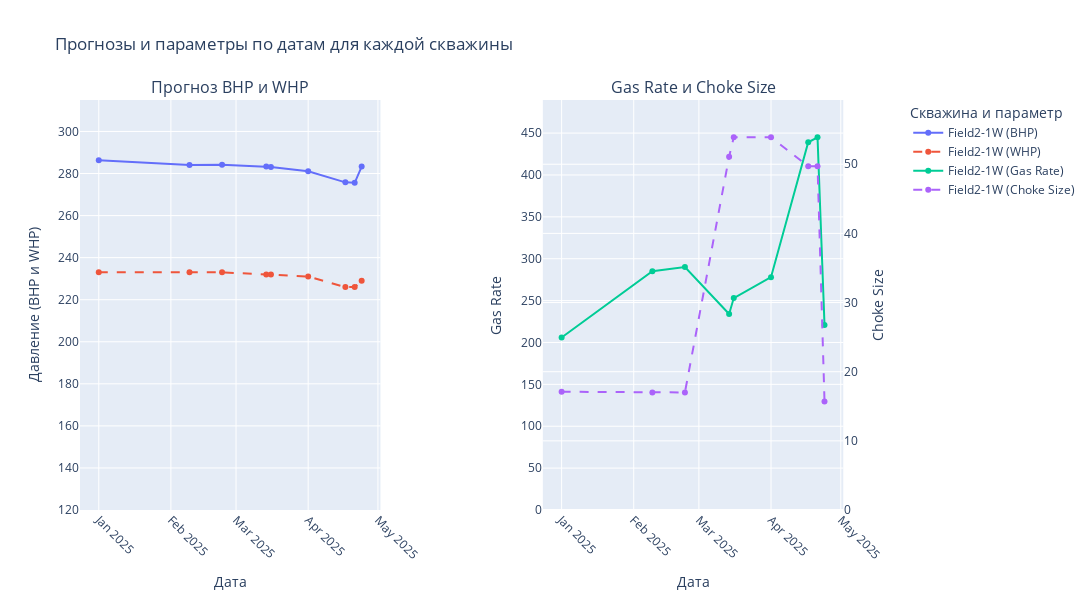

The notebook cell this image was saved under:
### Code cell
## 6. Визуализация прогнозов и параметров
# Подготовка данных для графика
plot_data = pd.DataFrame({
    'Well_Name': data_with_date['Well Name'],
    'Date': data_with_date['Last'],
    'Predicted_BHP': predictions,
    'WHP': data_with_date['WHP'],
    'Gas_Rate': data_with_date['Gas'],
    'Choke_Size': data_with_date['Choke']
})

# Преобразование столбца Date в формат datetime
plot_data['Date'] = pd.to_datetime(plot_data['Date'], format='%d.%m.%y', errors='coerce')

# Сортировка данных по дате
plot_data = plot_data.sort_values('Date')

# Создание подграфиков
fig = make_subplots(
    rows=1, cols=2,
    subplot_titles=('Прогноз BHP и WHP', 'Gas Rate и Choke Size'),
    shared_xaxes=True,
    column_widths=[0.5, 0.5],
    specs=[[{'secondary_y': False}, {'secondary_y': True}]]
)

# Первый подграфик: Predicted_BHP и WHP
for well in plot_data['Well_Name'].unique():
    well_data = plot_data[plot_data['Well_Name'] == well]
    # Линии для Predicted_BHP
    fig.add_trace(
        go.Scatter(
            x=well_data['Date'],
            y=well_data['Predicted_BHP'],
            mode='lines+markers',
            name=f'{well} (BHP)',
            line=dict(width=2),
            marker=dict(size=6)
        ),
        row=1, col=1
    )
    # Линии для WHP (пунктирные)
    fig.add_trace(
        go.Scatter(
            x=well_data['Date'],
            y=well_data['WHP'],
            mode='lines+markers',
            name=f'{well} (WHP)',
            line=dict(width=2, dash='dash'),
            marker=dict(size=6)
        ),
        row=1, col=1
    )

# Второй подграфик: Gas Rate (основная ось) и Choke Size (вторичная ось)
for well in plot_data['Well_Name'].unique():
    well_data = plot_data[plot_data['Well_Name'] == well]
    # Линии для Gas Rate
    fig.add_trace(
        go.Scatter(
            x=well_data['Date'],
            y=well_data['Gas_Rate'],
            mode='lines+markers',
            name=f'{well} (Gas Rate)',
            line=dict(width=2),
            marker=dict(size=6)
        ),
        row=1, col=2,
        secondary_y=False
    )
    # Линии для Choke Size (пунктирные)
    fig.add_trace(
        go.Scatter(
            x=well_data['Date'],
            y=well_data['Choke_Size'],
            mode='lines+markers',
            name=f'{well} (Choke Size)',
            line=dict(width=2, dash='dash'),
            marker=dict(size=6)
        ),
        row=1, col=2,
        secondary_y=True
    )

# Настройка внешнего вида графика
y_min = 120  # Минимальное значение оси Y для первого подграфика
y_max = max(max(plot_data['Predicted_BHP']), max(plot_data['WHP'])) * 1.1  # Максимум с запасом
fig.update_layout(
    title_text='Прогнозы и параметры по датам для каждой скважины',
    width=1650,
    height=600,
    showlegend=True,
    legend_title='Скважина и параметр'
)

# Настройка осей
fig.update_xaxes(title_text='Дата', tickangle=45, row=1, col=1)
fig.update_yaxes(title_text='Давление (BHP и WHP)', range=[y_min, y_max], row=1, col=1)
fig.update_xaxes(title_text='Дата', tickangle=45, row=1, col=2)
fig.update_yaxes(title_text='Gas Rate', range=[0, max(plot_data['Gas_Rate']) * 1.1], row=1, col=2, secondary_y=False)
fig.update_yaxes(title_text='Choke Size', range=[0, max(plot_data['Choke_Size']) * 1.1], row=1, col=2, secondary_y=True)

# Отображение графика
fig.show()

### Figure 1 — Plotly figure (JSON) as saved in the notebook; plotly's stock layout.template omitted (floating-point values rounded to 4 significant figures)
{"data": [{"line": {"width": 2}, "marker": {"size": 6}, "mode": "lines+markers", "name": "Field2-1W (BHP)", "type": "scatter", "x": ["2025-01-01T00:00:00.000000000", "2025-02-09T00:00:00.000000000", "2025-02-23T00:00:00.000000000", "2025-03-14T00:00:00.000000000", "2025-03-16T00:00:00.000000000", "2025-04-01T00:00:00.000000000", "2025-04-17T00:00:00.000000000", "2025-04-21T00:00:00.000000000", "2025-04-24T00:00:00.000000000"], "xaxis": "x", "y": [286.3, 284.1, 284.2, 283.4, 283.1, 281.1, 275.8, 275.6, 283.3], "yaxis": "y"}, {"line": {"dash": "dash", "width": 2}, "marker": {"size": 6}, "mode": "lines+markers", "name": "Field2-1W (WHP)", "type": "scatter", "x": ["2025-01-01T00:00:00.000000000", "2025-02-09T00:00:00.000000000", "2025-02-23T00:00:00.000000000", "2025-03-14T00:00:00.000000000", "2025-03-16T00:00:00.000000000", "2025-04-01T00:00:00.000000000", "2025-04-17T00:00:00.000000000", "2025-04-21T00:00:00.000000000", "2025-04-24T00:00:00.000000000"], "xaxis": "x", "y": [233, 233, 233, 232, 232, 231, 226, 226, 229], "yaxis": "y"}, {"line": {"width": 2}, "marker": {"size": 6}, "mode": "lines+markers", "name": "Field2-1W (Gas Rate)", "type": "scatter", "x": ["2025-01-01T00:00:00.000000000", "2025-02-09T00:00:00.000000000", "2025-02-23T00:00:00.000000000", "2025-03-14T00:00:00.000000000", "2025-03-16T00:00:00.000000000", "2025-04-01T00:00:00.000000000", "2025-04-17T00:00:00.000000000", "2025-04-21T00:00:00.000000000", "2025-04-24T00:00:00.000000000"], "xaxis": "x2", "y": [206, 285, 290, 234, 253, 278, 439, 445, 221], "yaxis": "y2"}, {"line": {"dash": "dash", "width": 2}, "marker": {"size": 6}, "mode": "lines+markers", "name": "Field2-1W (Choke Size)", "type": "scatter", "x": ["2025-01-01T00:00:00.000000000", "2025-02-09T00:00:00.000000000", "2025-02-23T00:00:00.000000000", "2025-03-14T00:00:00.000000000", "2025-03-16T00:00:00.000000000", "2025-04-01T00:00:00.000000000", "2025-04-17T00:00:00.000000000", "2025-04-21T00:00:00.000000000", "2025-04-24T00:00:00.000000000"], "xaxis": "x2", "y": [17.1, 17.0, 17.0, 51.1, 53.9, 53.9, 49.7, 49.7, 15.7], "yaxis": "y3"}], "layout": {"annotations": [{"font": {"size": 16}, "showarrow": false, "text": "Прогноз BHP и WHP", "x": 0.185, "xanchor": "center", "xref": "paper", "y": 1, "yanchor": "bottom", "yref": "paper"}, {"font": {"size": 16}, "showarrow": false, "text": "Gas Rate и Choke Size", "x": 0.755, "xanchor": "center", "xref": "paper", "y": 1, "yanchor": "bottom", "yref": "paper"}], "height": 600, "legend": {"title": {"text": "Скважина и параметр"}}, "showlegend": true, "title": {"text": "Прогнозы и параметры по датам для каждой скважины"}, "width": 1650, "xaxis": {"anchor": "y", "domain": [0, 0.37], "tickangle": 45, "title": {"text": "Дата"}}, "xaxis2": {"anchor": "y2", "domain": [0.57, 0.94], "tickangle": 45, "title": {"text": "Дата"}}, "yaxis": {"anchor": "x", "domain": [0, 1], "range": [120, 315.0], "title": {"text": "Давление (BHP и WHP)"}}, "yaxis2": {"anchor": "x2", "domain": [0, 1], "range": [0, 489.5], "title": {"text": "Gas Rate"}}, "yaxis3": {"anchor": "x2", "overlaying": "y2", "range": [0, 59.29], "side": "right", "title": {"text": "Choke Size"}}}}
